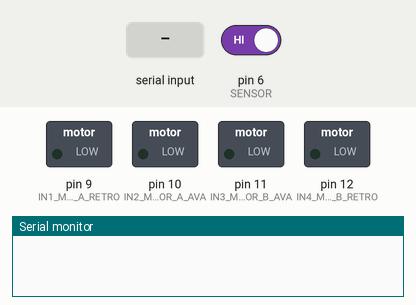
This sketch was run on a simulated Arduino Uno, built with avr-gcc and run on an emulated ATmega328P. Parts: switched loads named in the sketch (green lamp = pin HIGH), the last lines printed to the serial monitor. Inputs (shaded band) come from the test bench; at power-on: pin 6 (SENSOR) HIGH.

Above: at 1.2 s.
1.3 s: "w" received over the second serial link
At 1.7 s:
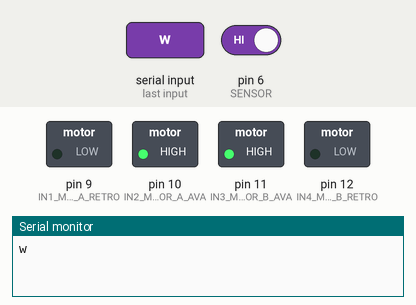
2.8 s: "s" received over the second serial link
4.3 s: "a" received over the second serial link
At 5.1 s:
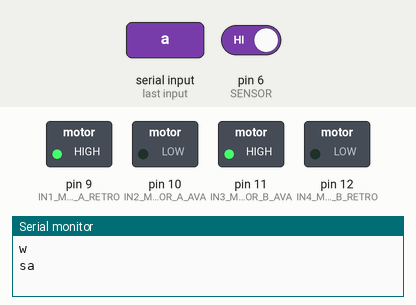
Timing chart, 0 to 7.3 s (numbered marks = the images above; inputs shaded):
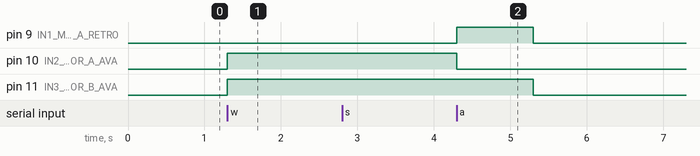

Measured:
- after the input at 1.3 s, pin 10 (IN2_MOTOR_A_AVA), pin 11 (IN3_MOTOR_B_AVA): LOW → HIGH at once
- after the input at 4.3 s, pin 9 (IN1_MOTOR_A_RETRO): LOW → HIGH at once, → LOW 1.0 s later; pin 10 (IN2_MOTOR_A_AVA): HIGH → LOW at once; pin 11 (IN3_MOTOR_B_AVA): HIGH → LOW after 1.0 s

The sketch:

Car.ino
```cpp
#include <SoftwareSerial.h>

SoftwareSerial miBT(0, 1);
char DATO;
int move;
// Definimos los pines de entrada del L298N
const int IN1_MOTOR_A_RETRO = 9;
const int IN2_MOTOR_A_AVA = 10;
const int IN3_MOTOR_B_AVA = 11;
const int IN4_MOTOR_B_RETRO = 12;

//defini pin de sensor y de servo
const int SENSOR = 6;
const int SERVO = 7;

void setup() {
  // Inicializamos los pines de salida del Arduino
  pinMode(IN1_MOTOR_A_RETRO, OUTPUT);
  pinMode(IN2_MOTOR_A_AVA, OUTPUT);
  pinMode(IN3_MOTOR_B_AVA, OUTPUT);
  pinMode(IN4_MOTOR_B_RETRO, OUTPUT);
  pinMode(SENSOR, INPUT);

  // Inicializamos el puerto serie y el módulo Bluetooth
  Serial.begin(9600); // Inicializamos el puerto serie a 9600 baudios
  miBT.begin(38400);
}

void loop() {
  // Hacemos que los motores giren hacia la derecha durante 5 segundos
  int sensorValue = digitalRead(SENSOR);
  int AUTO = HIGH;

      if(AUTO == HIGH){

        if(miBT.available())
        Serial.write(miBT.read());

        if(Serial.available())
        miBT.write(Serial.read());

        if(miBT.available()){
        DATO = miBT.read();


        Serial.println(DATO);

        switch (DATO)
        {
        case 'w':

          digitalWrite(IN2_MOTOR_A_AVA, HIGH);
          digitalWrite(IN3_MOTOR_B_AVA, HIGH);
          digitalWrite(IN1_MOTOR_A_RETRO, LOW);
          digitalWrite(IN4_MOTOR_B_RETRO, LOW);
          //delay(100);
          break;
        case 's':

          digitalWrite(IN2_MOTOR_A_AVA, LOW);
          digitalWrite(IN3_MOTOR_B_AVA, LOW);
          digitalWrite(IN1_MOTOR_A_RETRO, HIGH);
          digitalWrite(IN4_MOTOR_B_RETRO, HIGH);
          //delay(100);
          break;
        case 'a':

          digitalWrite(IN2_MOTOR_A_AVA, LOW);
          digitalWrite(IN3_MOTOR_B_AVA, HIGH);
          digitalWrite(IN1_MOTOR_A_RETRO, HIGH);
          digitalWrite(IN4_MOTOR_B_RETRO, LOW);
          delay(1000);

          digitalWrite(IN2_MOTOR_A_AVA, LOW);
          digitalWrite(IN3_MOTOR_B_AVA, LOW);
          digitalWrite(IN1_MOTOR_A_RETRO, LOW);
          digitalWrite(IN4_MOTOR_B_RETRO, LOW);
          break;
        case 'd':

          digitalWrite(IN2_MOTOR_A_AVA, HIGH);
          digitalWrite(IN3_MOTOR_B_AVA, LOW);
          digitalWrite(IN1_MOTOR_A_RETRO, LOW);
          digitalWrite(IN4_MOTOR_B_RETRO, HIGH);
          delay(1000);

          digitalWrite(IN2_MOTOR_A_AVA, LOW);
          digitalWrite(IN3_MOTOR_B_AVA, LOW);
          digitalWrite(IN1_MOTOR_A_RETRO, LOW);
          digitalWrite(IN4_MOTOR_B_RETRO, LOW);
          break;
        case 'q':

          digitalWrite(IN2_MOTOR_A_AVA, LOW);
          digitalWrite(IN3_MOTOR_B_AVA, LOW);
          digitalWrite(IN1_MOTOR_A_RETRO, LOW);
          digitalWrite(IN4_MOTOR_B_RETRO, LOW);
          //delay(100);
          break;
        default:

          digitalWrite(IN2_MOTOR_A_AVA, LOW);
          digitalWrite(IN3_MOTOR_B_AVA, LOW);
          digitalWrite(IN1_MOTOR_A_RETRO, LOW);
          digitalWrite(IN4_MOTOR_B_RETRO, LOW);
          //delay(100);
          break;
        }
      }

      }else if(AUTO == LOW){

        if(sensorValue == LOW){

      delay(300);
      digitalWrite(IN2_MOTOR_A_AVA, LOW);
      digitalWrite(IN1_MOTOR_A_RETRO, LOW);
      digitalWrite(IN3_MOTOR_B_AVA, LOW);
      digitalWrite(IN4_MOTOR_B_RETRO, LOW);
      delay(1000);

      digitalWrite(IN2_MOTOR_A_AVA, LOW);
      digitalWrite(IN1_MOTOR_A_RETRO, HIGH);
      digitalWrite(IN3_MOTOR_B_AVA, LOW);
      digitalWrite(IN4_MOTOR_B_RETRO, HIGH);
      delay(500);

      digitalWrite(IN2_MOTOR_A_AVA, LOW);
      digitalWrite(IN1_MOTOR_A_RETRO, LOW);
      digitalWrite(IN3_MOTOR_B_AVA, LOW);
      digitalWrite(IN4_MOTOR_B_RETRO, LOW);
      delay(1000);

      digitalWrite(IN2_MOTOR_A_AVA, LOW);
      digitalWrite(IN1_MOTOR_A_RETRO, HIGH);
      digitalWrite(IN3_MOTOR_B_AVA, HIGH);
      digitalWrite(IN4_MOTOR_B_RETRO, LOW);
      delay(500);

      digitalWrite(IN2_MOTOR_A_AVA, LOW);
      digitalWrite(IN1_MOTOR_A_RETRO, LOW);
      digitalWrite(IN3_MOTOR_B_AVA, LOW);
      digitalWrite(IN4_MOTOR_B_RETRO, LOW);
      delay(1000);
    }else if(sensorValue == HIGH){

      digitalWrite(IN2_MOTOR_A_AVA, HIGH);
      digitalWrite(IN1_MOTOR_A_RETRO, LOW);
      digitalWrite(IN3_MOTOR_B_AVA, HIGH);
      digitalWrite(IN4_MOTOR_B_RETRO, LOW);
    }
  }
}
```
